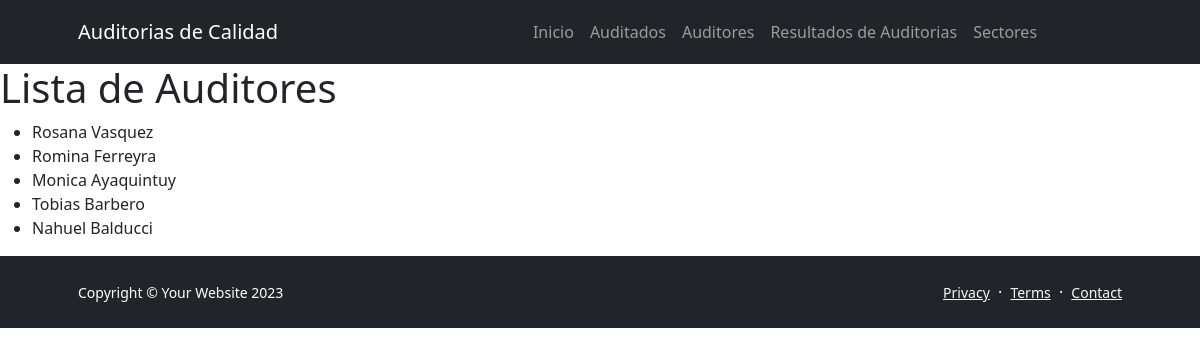
The page /AppAuditoria/auditores/ on the database as committed earlier.
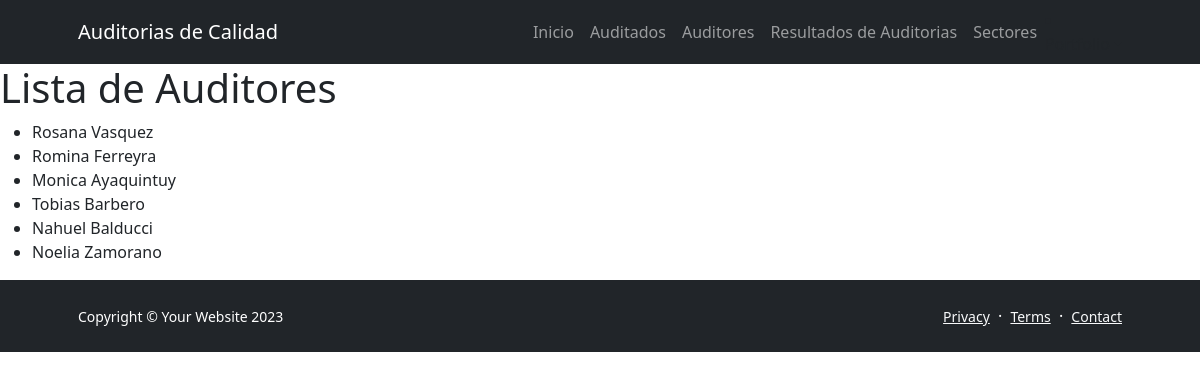
The same page on the database as committed later.
### AppAuditoria/models.py (models this page shows, shortened)
class Auditor(models.Model):
    nombre = models.CharField(max_length=100)
    apellido = models.CharField(max_length=100)
    email = models.EmailField()

### AppAuditoria/views.py (the view)
# urls.py: path('auditores/', views.listar_auditores, name='lista_auditores'),
def listar_auditores(request):
    auditores = Auditor.objects.all()
    return render(request, 'appauditoria/lista_auditores.html', {'auditores': auditores})

### AppAuditoria/templates/AppAuditoria/lista_auditores.html (shortened to what this page needs)
<!DOCTYPE html>
{% extends 'AppAuditoria/base.html' %}
{% load static %}
{% block section1 %}
<html>
<head>
</head>
<body>
    <h1>Lista de Auditores</h1>
    <ul>
        {% for auditor in auditores %}
            <li>{{ auditor.nombre }} {{ auditor.apellido }}</li>
        {% endfor %}
    </ul>
</body>
</html>
{% endblock %}

Rows that differ between the two databases and show on the page:
added Auditor: nombre "Noelia", apellido "Zamorano"
